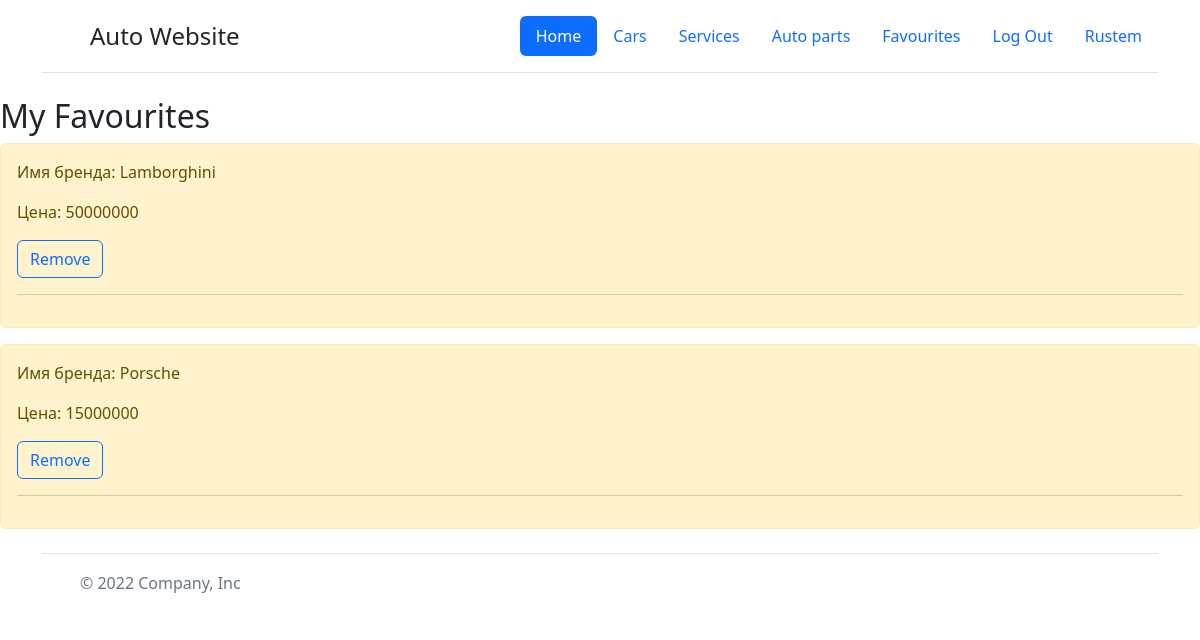
Screenshot of /fav/ (signed in) with the database file from the repository.
### main/models.py (models this page shows, shortened)
class Car(models.Model):
    user = models.ForeignKey(User, on_delete=models.CASCADE)
    Brand = models.CharField(max_length=50, null=False)
    year = models.CharField(max_length=4,null=True)
    price = models.CharField(max_length=15,null=False)
    description = models.TextField(max_length = 2000,null =True, blank=True)
    city = models.CharField(max_length=50,null = False)
    contact_number = models.CharField(max_length=11,null=False)
    picture = models.ImageField(null = True, blank=True)
    favourite = models.ManyToManyField(User,related_name='favouriteCar', blank =True)
    created = models.DateTimeField(auto_now_add=True)
    updated = models.DateTimeField(auto_now=True)
    class Meta:
        ordering = ['-updated','-created']

### main/views.py (the view)
# urls.py: path('fav/', views.favourite_list, name = 'favourite_list'),
def favourite_list(request):
    all_cars = Car.objects.filter(favourite=request.user)
    return render(request, 'Main/favourites.html', {'all_cars': all_cars})

### main/templates/Main/favourites.html (shortened to what this page needs)
{% extends 'Main/base.html' %}
{% block body %}
<div class="home-container">
    <div>
        <h2>My Favourites</h2>
        {% for el in all_cars %}
        <div class="alert alert-warning mt-2">
            <p>Имя бренда: {{ el.Brand }}</p>
            <p>Цена: {{ el.price }}</p>
            <a href="{% url 'to_favourite' el.id %}"  class="btn btn-outline-primary">Remove</a>
                <hr>
            </div>
            {% endfor %}
        </div>
    </div>
{% endblock %}

### main/templates/Main/base.html (shortened to what this page needs)
<!DOCTYPE html>
<html lang="en">
<head>
    <link rel="stylesheet" href="https://cdn.jsdelivr.net/npm/bootstrap@5.2.3/dist/css/bootstrap.min.css">
    <div class="container">
        <header class="d-flex flex-wrap justify-content-center py-3 mb-4 border-bottom">
          <a href="/" class="d-flex align-items-center mb-3 mb-md-0 me-md-auto text-dark text-decoration-none">
            <svg class="bi me-2" width="40" height="32"><use xlink:href="#bootstrap"></use></svg>
            <span class="fs-4">Auto Website</span>
          </a>
          <ul class="nav nav-pills">
              <li class="nav-item"><a href="{% url 'home' %}" class="nav-link active" aria-current="page">Home</a></li>
              <li class="nav-item"><a href="#" class="nav-link">Cars</a></li>
              <li class="nav-item"><a href="#" class="nav-link">Services</a></li>
              <li class="nav-item"><a href="#" class="nav-link">Auto parts</a></li>
              {% if request.user.is_authenticated %}
            <li class="nav-item"><a href="{% url 'favourite_list' %}" class="nav-link" >Favourites</a></li>
            {% else %}
            <li class="nav-item"><a href="{% url 'register' %}" class="nav-link" >Sign Up</a></li>
            {% endif %}
            {% if request.user.is_authenticated %}
            <li class="nav-item"><a href="{% url 'logout' %}" class="nav-link " >Log Out</a></li>
            <li class="nav-item"><a href="#" class="nav-link">{{ request.user }}</a></li>
            {% else %}
            <li class="nav-item"><a href="{% url 'login' %}" class="nav-link " >Login</a></li>
            {% endif %}
          </ul>
        </header>
      </div>
</head>
    <body>
        {% block body %}{% endblock %}
        <div class="container">
            <footer class="d-flex flex-wrap justify-content-between align-items-center py-3 my-4 border-top">
              <div class="col-md-4 d-flex align-items-center">
                <a href="/" class="mb-3 me-2 mb-md-0 text-muted text-decoration-none lh-1">
                  <svg class="bi" width="30" height="24"><use xlink:href="#bootstrap"></use></svg>
                </a>
                <span class="mb-3 mb-md-0 text-muted">© 2022 Company, Inc</span>
              </div>
              <ul class="nav col-md-4 justify-content-end list-unstyled d-flex">
                <li class="ms-3"><a class="text-muted" href="#"><svg class="bi" width="24" height="24"><use xlink:href="#twitter"></use></svg></a></li>
                <li class="ms-3"><a class="text-muted" href="#"><svg class="bi" width="24" height="24"><use xlink:href="#instagram"></use></svg></a></li>
                <li class="ms-3"><a class="text-muted" href="#"><svg class="bi" width="24" height="24"><use xlink:href="#facebook"></use></svg></a></li>
              </ul>
            </footer>
          </div>
    </body>
</html>

### rows the page displays
Car: Brand "Lamborghini", price "50000000"
Car: Brand "Porsche", price "15000000"

### other values shown
{{ request.user }} "Rustem"
